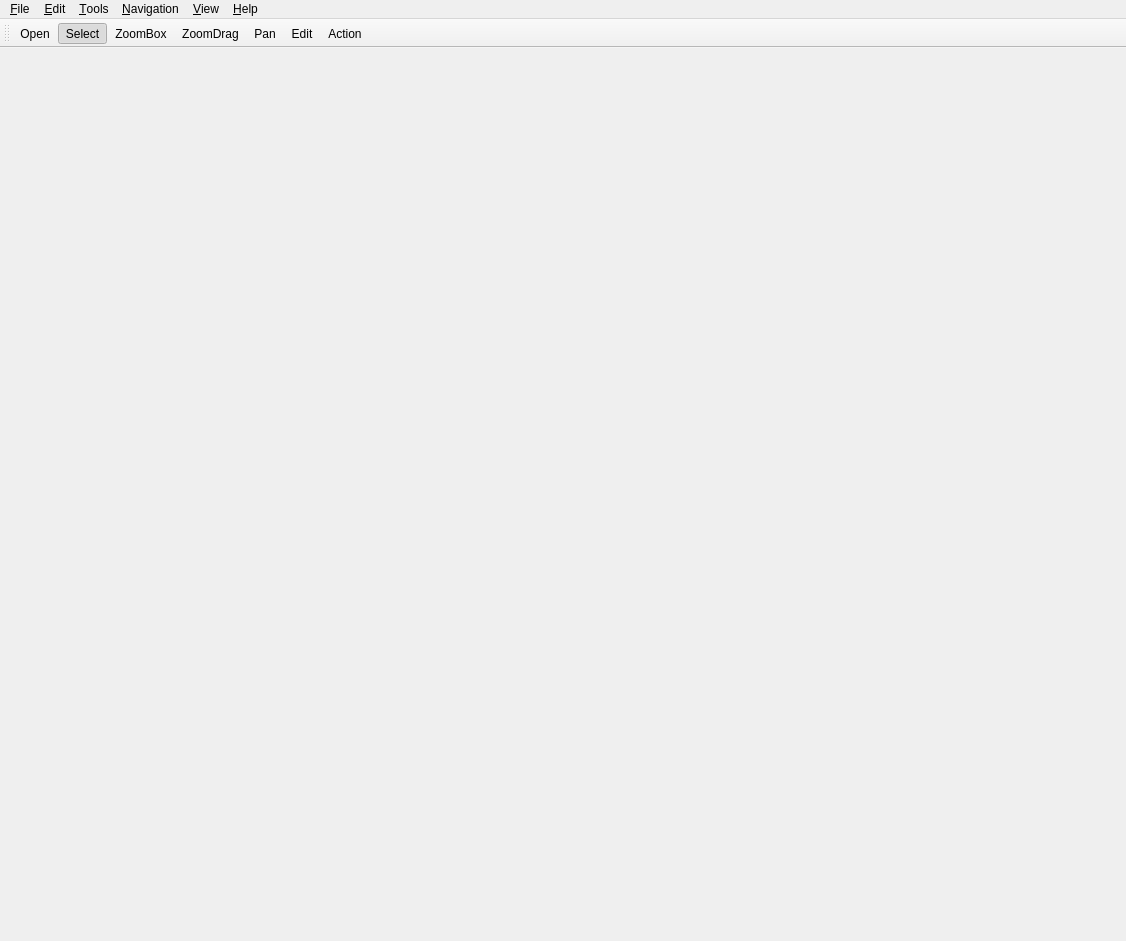
 <widget class="QMainWindow" name="MainWindowBase">
  <property name="geometry">
   <rect>
    <x>0</x>
    <y>0</y>
    <width>1126</width>
    <height>941</height>
   </rect>
  </property>
  <property name="maximumSize">
   <size>
    <width>9999</width>
    <height>9999</height>
   </size>
  </property>
  <property name="windowTitle">
   <string>Google Earth Fusion</string>
  </property>
  <widget class="QWidget" name="widget">
   <layout class="QGridLayout">
    <property name="leftMargin">
     <number>8</number>
    </property>
    <property name="topMargin">
     <number>8</number>
    </property>
    <property name="rightMargin">
     <number>8</number>
    </property>
    <property name="bottomMargin">
     <number>8</number>
    </property>
    <property name="spacing">
     <number>6</number>
    </property>
    <item row="0" column="0">
     <widget class="GfxView" name="gfxview" native="true">
      <property name="minimumSize">
       <size>
        <width>64</width>
        <height>64</height>
       </size>
      </property>
      <property name="maximumSize">
       <size>
        <width>2048</width>
        <height>2048</height>
       </size>
      </property>
      <property name="focusPolicy">
       <enum>Qt::StrongFocus</enum>
      </property>
     </widget>
    </item>
   </layout>
  </widget>
  <widget class="QToolBar" name="toolbar">
   <property name="label" stdset="0">
    <string>Toolbar</string>
   </property>
   <attribute name="toolBarArea">
    <enum>TopToolBarArea</enum>
   </attribute>
   <attribute name="toolBarBreak">
    <bool>false</bool>
   </attribute>
   <addaction name="fileOpenAction"/>
   <addaction name="select_tool"/>
   <addaction name="zoombox_tool"/>
   <addaction name="zoomdrag_tool"/>
   <addaction name="pan_tool"/>
   <addaction name="edit_tool"/>
   <addaction name="Grids"/>
  </widget>
  <widget class="QMenuBar" name="menubar">
   <property name="geometry">
    <rect>
     <x>0</x>
     <y>0</y>
     <width>1126</width>
     <height>22</height>
    </rect>
   </property>
   <widget class="QMenu" name="file_menu">
    <property name="title">
     <string>&amp;File</string>
    </property>
    <addaction name="fileOpenAction"/>
    <addaction name="fileExitAction"/>
   </widget>
   <widget class="QMenu" name="edit_menu">
    <property name="title">
     <string>&amp;Edit</string>
    </property>
    <addaction name="editEnableAllAction"/>
    <addaction name="editDisableAllAction"/>
    <addaction name="separator"/>
    <addaction name="editExpandAllAction"/>
    <addaction name="editCollapseAllAction"/>
    <addaction name="separator"/>
    <addaction name="editPrefsAction"/>
   </widget>
   <widget class="QMenu" name="tools_menu">
    <property name="title">
     <string>&amp;Tools</string>
    </property>
    <addaction name="assetManagerAction"/>
    <addaction name="placemarkManagerAction"/>
    <addaction name="featureEditorAction"/>
    <addaction name="iconAction"/>
    <addaction name="localeManagerAction"/>
    <addaction name="providerManagerAction"/>
    <addaction name="toolsPublisherAction"/>
    <addaction name="systemManagerAction"/>
   </widget>
   <widget class="QMenu" name="navigation_menu">
    <property name="title">
     <string>&amp;Navigation</string>
    </property>
    <addaction name="addPlacemarkAction"/>
    <addaction name="separator"/>
    <addaction name="resetViewAction"/>
   </widget>
   <widget class="QMenu" name="view_menu">
    <property name="title">
     <string>&amp;View</string>
    </property>
    <addaction name="viewProjectManagerAction"/>
    <addaction name="viewSelectionAction"/>
    <addaction name="separator"/>
    <addaction name="drawTexturesAction"/>
    <addaction name="toggleBaseAction"/>
    <addaction name="toggleAlphaAction"/>
    <addaction name="snapToLevelAction"/>
    <addaction name="separator"/>
   </widget>
   <widget class="QMenu" name="help_menu">
    <property name="title">
     <string>&amp;Help</string>
    </property>
    <addaction name="helpmanual"/>
    <addaction name="separator"/>
    <addaction name="helpAction"/>
   </widget>
   <addaction name="file_menu"/>
   <addaction name="edit_menu"/>
   <addaction name="tools_menu"/>
   <addaction name="navigation_menu"/>
   <addaction name="view_menu"/>
   <addaction name="help_menu"/>
  </widget>
  <action name="fileNewAction">
   <property name="icon">
    <iconset>
     <normaloff>filenew</normaloff>filenew</iconset>
   </property>
   <property name="text">
    <string>&amp;New</string>
   </property>
   <property name="iconText">
    <string>New</string>
   </property>
   <property name="shortcut">
    <string>Ctrl+N</string>
   </property>
   <property name="name" stdset="0">
    <cstring>fileNewAction</cstring>
   </property>
  </action>
  <action name="fileOpenAction">
   <property name="icon">
    <iconset>
     <normaloff>fileopen</normaloff>fileopen</iconset>
   </property>
   <property name="text">
    <string>&amp;Open...</string>
   </property>
   <property name="iconText">
    <string>Open</string>
   </property>
   <property name="toolTip">
    <string>Open File in Preview</string>
   </property>
   <property name="shortcut">
    <string>Ctrl+O</string>
   </property>
   <property name="name" stdset="0">
    <cstring>fileOpenAction</cstring>
   </property>
  </action>
  <action name="filePrintAction">
   <property name="icon">
    <iconset>
     <normaloff>print</normaloff>print</iconset>
   </property>
   <property name="text">
    <string>&amp;Print...</string>
   </property>
   <property name="iconText">
    <string>Print</string>
   </property>
   <property name="name" stdset="0">
    <cstring>filePrintAction</cstring>
   </property>
  </action>
  <action name="fileExitAction">
   <property name="icon">
    <iconset>
     <normaloff>exit.png</normaloff>exit.png</iconset>
   </property>
   <property name="text">
    <string>E&amp;xit</string>
   </property>
   <property name="iconText">
    <string>Exit</string>
   </property>
   <property name="shortcut">
    <string>Ctrl+Q</string>
   </property>
   <property name="name" stdset="0">
    <cstring>fileExitAction</cstring>
   </property>
  </action>
  <action name="Grids">
   <property name="checkable">
    <bool>true</bool>
   </property>
   <property name="icon">
    <iconset>
     <normaloff>grids.xpm</normaloff>grids.xpm</iconset>
   </property>
   <property name="text">
    <string>Action</string>
   </property>
   <property name="iconText">
    <string>Action</string>
   </property>
   <property name="toolTip">
    <string>Toggle Tile Grids</string>
   </property>
   <property name="shortcut">
    <string>G</string>
   </property>
   <property name="name" stdset="0">
    <cstring>Grids</cstring>
   </property>
  </action>
  <action name="addPlacemarkAction">
   <property name="text">
    <string>Add &amp;Favorite</string>
   </property>
   <property name="iconText">
    <string>Add &amp;Favorite</string>
   </property>
   <property name="shortcut">
    <string>Ctrl+B</string>
   </property>
   <property name="name" stdset="0">
    <cstring>addPlacemarkAction</cstring>
   </property>
  </action>
  <action name="resetViewAction">
   <property name="icon">
    <iconset>
     <normaloff>.</normaloff>.</iconset>
   </property>
   <property name="text">
    <string>&amp;Reset View</string>
   </property>
   <property name="iconText">
    <string>&amp;Reset View</string>
   </property>
   <property name="shortcut">
    <string>Ctrl+R</string>
   </property>
   <property name="name" stdset="0">
    <cstring>resetViewAction</cstring>
   </property>
  </action>
  <action name="editPrefsAction">
   <property name="text">
    <string>&amp;Preferences...</string>
   </property>
   <property name="iconText">
    <string>&amp;Preferences...</string>
   </property>
   <property name="toolTip">
    <string>Edit Preferences</string>
   </property>
   <property name="shortcut">
    <string>Ctrl+K</string>
   </property>
   <property name="name" stdset="0">
    <cstring>editPrefsAction</cstring>
   </property>
  </action>
  <action name="drawTexturesAction">
   <property name="text">
    <string>Toggle Textures</string>
   </property>
   <property name="iconText">
    <string>Toggle Textures</string>
   </property>
   <property name="shortcut">
    <string>Ctrl+2</string>
   </property>
   <property name="name" stdset="0">
    <cstring>drawTexturesAction</cstring>
   </property>
  </action>
  <action name="projectNewAction">
   <property name="icon">
    <iconset>
     <normaloff>project_new.png</normaloff>project_new.png</iconset>
   </property>
   <property name="text">
    <string>&amp;New</string>
   </property>
   <property name="iconText">
    <string>&amp;New</string>
   </property>
   <property name="name" stdset="0">
    <cstring>projectNewAction</cstring>
   </property>
  </action>
  <action name="projectOpenAction">
   <property name="icon">
    <iconset>
     <normaloff>project_open.png</normaloff>project_open.png</iconset>
   </property>
   <property name="text">
    <string>&amp;Open...</string>
   </property>
   <property name="iconText">
    <string>&amp;Open...</string>
   </property>
   <property name="name" stdset="0">
    <cstring>projectOpenAction</cstring>
   </property>
  </action>
  <action name="projectCloseAction">
   <property name="enabled">
    <bool>false</bool>
   </property>
   <property name="icon">
    <iconset>
     <normaloff>fileclose.png</normaloff>fileclose.png</iconset>
   </property>
   <property name="text">
    <string>&amp;Close</string>
   </property>
   <property name="iconText">
    <string>&amp;Close</string>
   </property>
   <property name="name" stdset="0">
    <cstring>projectCloseAction</cstring>
   </property>
  </action>
  <action name="projectSettingsAction">
   <property name="enabled">
    <bool>true</bool>
   </property>
   <property name="text">
    <string>&amp;Project Settings...</string>
   </property>
   <property name="iconText">
    <string>&amp;Project Settings...</string>
   </property>
   <property name="toolTip">
    <string>Project Settings...</string>
   </property>
   <property name="name" stdset="0">
    <cstring>projectSettingsAction</cstring>
   </property>
  </action>
  <action name="projectAddFileAction">
   <property name="enabled">
    <bool>false</bool>
   </property>
   <property name="text">
    <string>&amp;Add File...</string>
   </property>
   <property name="iconText">
    <string>&amp;Add File...</string>
   </property>
   <property name="name" stdset="0">
    <cstring>projectAddFileAction</cstring>
   </property>
  </action>
  <action name="toggleAlphaAction">
   <property name="text">
    <string>Cycle Mask Textures</string>
   </property>
   <property name="iconText">
    <string>Cycle Mask Textures</string>
   </property>
   <property name="shortcut">
    <string>Ctrl+4</string>
   </property>
   <property name="name" stdset="0">
    <cstring>toggleAlphaAction</cstring>
   </property>
  </action>
  <action name="toggleBaseAction">
   <property name="text">
    <string>Toggle Base Texture</string>
   </property>
   <property name="iconText">
    <string>Toggle Base Texture</string>
   </property>
   <property name="shortcut">
    <string>Ctrl+3</string>
   </property>
   <property name="name" stdset="0">
    <cstring>toggleBaseAction</cstring>
   </property>
  </action>
  <action name="buildProjectAction">
   <property name="enabled">
    <bool>false</bool>
   </property>
   <property name="icon">
    <iconset>
     <normaloff>make_kdevelop.png</normaloff>make_kdevelop.png</iconset>
   </property>
   <property name="text">
    <string>&amp;Build...</string>
   </property>
   <property name="iconText">
    <string>&amp;Build...</string>
   </property>
   <property name="name" stdset="0">
    <cstring>buildProjectAction</cstring>
   </property>
  </action>
  <action name="projectOverviewAction">
   <property name="text">
    <string>Over&amp;view...</string>
   </property>
   <property name="iconText">
    <string>Over&amp;view...</string>
   </property>
   <property name="name" stdset="0">
    <cstring>projectOverviewAction</cstring>
   </property>
  </action>
  <action name="projectSaveAction">
   <property name="enabled">
    <bool>false</bool>
   </property>
   <property name="icon">
    <iconset>
     <normaloff>project_save.png</normaloff>project_save.png</iconset>
   </property>
   <property name="text">
    <string>Save</string>
   </property>
   <property name="iconText">
    <string>Save</string>
   </property>
   <property name="name" stdset="0">
    <cstring>projectSaveAction</cstring>
   </property>
  </action>
  <action name="viewSelectionAction">
   <property name="text">
    <string>Attribute Table</string>
   </property>
   <property name="iconText">
    <string>Attribute Table</string>
   </property>
   <property name="shortcut">
    <string>Ctrl+1</string>
   </property>
   <property name="name" stdset="0">
    <cstring>viewSelectionAction</cstring>
   </property>
  </action>
  <action name="viewProjectManagerAction">
   <property name="text">
    <string>Preview List</string>
   </property>
   <property name="iconText">
    <string>Preview List</string>
   </property>
   <property name="shortcut">
    <string>Ctrl+0</string>
   </property>
   <property name="name" stdset="0">
    <cstring>viewProjectManagerAction</cstring>
   </property>
  </action>
  <action name="viewOpenFilesAction">
   <property name="text">
    <string>Open Files</string>
   </property>
   <property name="iconText">
    <string>Open Files</string>
   </property>
   <property name="shortcut">
    <string>Ctrl+0</string>
   </property>
   <property name="name" stdset="0">
    <cstring>viewOpenFilesAction</cstring>
   </property>
  </action>
  <action name="iconAction">
   <property name="text">
    <string>&amp;Icon Manager</string>
   </property>
   <property name="iconText">
    <string>&amp;Icon Manager</string>
   </property>
   <property name="statusTip">
    <string>Icon Manager</string>
   </property>
   <property name="shortcut">
    <string>Ctrl+I</string>
   </property>
   <property name="name" stdset="0">
    <cstring>iconAction</cstring>
   </property>
  </action>
  <action name="assetManagerAction">
   <property name="text">
    <string>&amp;Asset Manager</string>
   </property>
   <property name="iconText">
    <string>&amp;Asset Manager</string>
   </property>
   <property name="toolTip">
    <string>Asset Manager</string>
   </property>
   <property name="shortcut">
    <string>Ctrl+A</string>
   </property>
   <property name="name" stdset="0">
    <cstring>assetManagerAction</cstring>
   </property>
  </action>
  <action name="helpAction">
   <property name="text">
    <string>&amp;About</string>
   </property>
   <property name="iconText">
    <string>&amp;About</string>
   </property>
   <property name="toolTip">
    <string>About</string>
   </property>
   <property name="name" stdset="0">
    <cstring>helpAction</cstring>
   </property>
  </action>
  <action name="systemManagerAction">
   <property name="text">
    <string>System Manager</string>
   </property>
   <property name="iconText">
    <string>System Manager</string>
   </property>
   <property name="toolTip">
    <string>System Manager</string>
   </property>
   <property name="statusTip">
    <string>System Manager</string>
   </property>
   <property name="shortcut">
    <string/>
   </property>
   <property name="name" stdset="0">
    <cstring>systemManagerAction</cstring>
   </property>
  </action>
  <action name="providerManagerAction">
   <property name="text">
    <string>Pro&amp;vider Manager</string>
   </property>
   <property name="iconText">
    <string>Pro&amp;vider Manager</string>
   </property>
   <property name="toolTip">
    <string>Provider Manager</string>
   </property>
   <property name="shortcut">
    <string>Ctrl+V</string>
   </property>
   <property name="name" stdset="0">
    <cstring>providerManagerAction</cstring>
   </property>
  </action>
  <action name="placemarkManagerAction">
   <property name="text">
    <string>Favorites Manager</string>
   </property>
   <property name="iconText">
    <string>Favorites Manager</string>
   </property>
   <property name="shortcut">
    <string>Ctrl+F</string>
   </property>
   <property name="name" stdset="0">
    <cstring>placemarkManagerAction</cstring>
   </property>
  </action>
  <action name="helpmanual">
   <property name="text">
    <string>&amp;Contents</string>
   </property>
   <property name="iconText">
    <string>&amp;Contents</string>
   </property>
   <property name="name" stdset="0">
    <cstring>helpmanual</cstring>
   </property>
  </action>
  <action name="editSelectAllAction">
   <property name="enabled">
    <bool>false</bool>
   </property>
   <property name="text">
    <string>Select All</string>
   </property>
   <property name="iconText">
    <string>Select All</string>
   </property>
   <property name="toolTip">
    <string>Selects all features of current layer</string>
   </property>
   <property name="name" stdset="0">
    <cstring>editSelectAllAction</cstring>
   </property>
  </action>
  <action name="editEnableAllAction">
   <property name="text">
    <string>&amp;Enable All Layers</string>
   </property>
   <property name="iconText">
    <string>&amp;Enable All Layers</string>
   </property>
   <property name="toolTip">
    <string>Enable All Layers</string>
   </property>
   <property name="name" stdset="0">
    <cstring>editEnableAllAction</cstring>
   </property>
  </action>
  <action name="editDisableAllAction">
   <property name="text">
    <string>&amp;Disable All Layers</string>
   </property>
   <property name="iconText">
    <string>&amp;Disable All Layers</string>
   </property>
   <property name="toolTip">
    <string>Disable All Layers</string>
   </property>
   <property name="name" stdset="0">
    <cstring>editDisableAllAction</cstring>
   </property>
  </action>
  <action name="editExpandAllAction">
   <property name="text">
    <string>E&amp;xpand All Layers</string>
   </property>
   <property name="iconText">
    <string>E&amp;xpand All Layers</string>
   </property>
   <property name="toolTip">
    <string>Expand All Layers</string>
   </property>
   <property name="name" stdset="0">
    <cstring>editExpandAllAction</cstring>
   </property>
  </action>
  <action name="editCollapseAllAction">
   <property name="text">
    <string>&amp;Collapse All Layers</string>
   </property>
   <property name="iconText">
    <string>&amp;Collapse All Layers</string>
   </property>
   <property name="toolTip">
    <string>Collapse All Layers</string>
   </property>
   <property name="name" stdset="0">
    <cstring>editCollapseAllAction</cstring>
   </property>
  </action>
  <action name="streamServerManagerAction">
   <property name="text">
    <string>S&amp;tream Server Manager</string>
   </property>
   <property name="iconText">
    <string>S&amp;tream Server Manager</string>
   </property>
   <property name="toolTip">
    <string>Stream Server Manager</string>
   </property>
   <property name="name" stdset="0">
    <cstring>streamServerManagerAction</cstring>
   </property>
  </action>
  <action name="databaseViewerAction">
   <property name="text">
    <string>Database Viewer</string>
   </property>
   <property name="iconText">
    <string>Database Viewer</string>
   </property>
   <property name="name" stdset="0">
    <cstring>databaseViewerAction</cstring>
   </property>
  </action>
  <action name="featureEditorAction">
   <property name="text">
    <string>&amp;Feature Editor</string>
   </property>
   <property name="iconText">
    <string>&amp;Feature Editor</string>
   </property>
   <property name="shortcut">
    <string/>
   </property>
   <property name="name" stdset="0">
    <cstring>featureEditorAction</cstring>
   </property>
  </action>
  <action name="localeManagerAction">
   <property name="text">
    <string>Locale Manager</string>
   </property>
   <property name="iconText">
    <string>Locale Manager</string>
   </property>
   <property name="name" stdset="0">
    <cstring>localeManagerAction</cstring>
   </property>
  </action>
  <action name="snapToLevelAction">
   <property name="checkable">
    <bool>true</bool>
   </property>
   <property name="text">
    <string>Snap To Level</string>
   </property>
   <property name="iconText">
    <string>Snap To Level</string>
   </property>
   <property name="shortcut">
    <string>Ctrl+5</string>
   </property>
   <property name="name" stdset="0">
    <cstring>snapToLevelAction</cstring>
   </property>
  </action>
  <action name="toolsAction">
   <property name="text">
    <string/>
   </property>
   <property name="iconText">
    <string/>
   </property>
   <property name="name" stdset="0">
    <cstring>toolsAction</cstring>
   </property>
  </action>
  <action name="toolsPublisherAction">
   <property name="text">
    <string>&amp;Server Associations Manager</string>
   </property>
   <property name="iconText">
    <string>&amp;Server Associations Manager</string>
   </property>
   <property name="shortcut">
    <string>Ctrl+S</string>
   </property>
   <property name="name" stdset="0">
    <cstring>toolsPublisherAction</cstring>
   </property>
  </action>
  <actiongroup name="toolModes">
   <action name="select_tool">
    <property name="checkable">
     <bool>true</bool>
    </property>
    <property name="checked">
     <bool>true</bool>
    </property>
    <property name="icon">
     <iconset>
      <normaloff>select.xpm</normaloff>select.xpm</iconset>
    </property>
    <property name="text">
     <string>Select</string>
    </property>
    <property name="iconText">
     <string>Select</string>
    </property>
    <property name="toolTip">
     <string>Enter Select Mode</string>
    </property>
    <property name="shortcut">
     <string>S</string>
    </property>
    <property name="name" stdset="0">
     <cstring>select_tool</cstring>
    </property>
   </action>
   <action name="zoombox_tool">
    <property name="checkable">
     <bool>true</bool>
    </property>
    <property name="icon">
     <iconset>
      <normaloff>zoombox.xpm</normaloff>zoombox.xpm</iconset>
    </property>
    <property name="text">
     <string>ZoomBox</string>
    </property>
    <property name="iconText">
     <string>ZoomBox</string>
    </property>
    <property name="toolTip">
     <string>Enter Zoom Box Mode</string>
    </property>
    <property name="shortcut">
     <string>Z</string>
    </property>
    <property name="name" stdset="0">
     <cstring>zoombox_tool</cstring>
    </property>
   </action>
   <action name="zoomdrag_tool">
    <property name="checkable">
     <bool>true</bool>
    </property>
    <property name="icon">
     <iconset>
      <normaloff>zoomdrag.xpm</normaloff>zoomdrag.xpm</iconset>
    </property>
    <property name="text">
     <string>ZoomDrag</string>
    </property>
    <property name="iconText">
     <string>ZoomDrag</string>
    </property>
    <property name="toolTip">
     <string>Enter Zoom Drag Mode</string>
    </property>
    <property name="shortcut">
     <string>D</string>
    </property>
    <property name="name" stdset="0">
     <cstring>zoomdrag_tool</cstring>
    </property>
   </action>
   <action name="pan_tool">
    <property name="checkable">
     <bool>true</bool>
    </property>
    <property name="icon">
     <iconset>
      <normaloff>hand.xpm</normaloff>hand.xpm</iconset>
    </property>
    <property name="text">
     <string>Pan</string>
    </property>
    <property name="iconText">
     <string>Pan</string>
    </property>
    <property name="toolTip">
     <string>Enter Pan Mode</string>
    </property>
    <property name="shortcut">
     <string>P</string>
    </property>
    <property name="name" stdset="0">
     <cstring>pan_tool</cstring>
    </property>
   </action>
   <action name="edit_tool">
    <property name="checkable">
     <bool>true</bool>
    </property>
    <property name="icon">
     <iconset>
      <normaloff>edit_tool.png</normaloff>edit_tool.png</iconset>
    </property>
    <property name="text">
     <string>Edit</string>
    </property>
    <property name="iconText">
     <string>Edit</string>
    </property>
    <property name="toolTip">
     <string>Enter Edit Mode</string>
    </property>
    <property name="shortcut">
     <string>E</string>
    </property>
    <property name="name" stdset="0">
     <cstring>edit_tool</cstring>
    </property>
   </action>
   <property name="name" stdset="0">
    <cstring>toolModes</cstring>
   </property>
  </actiongroup>
  <actiongroup name="projectOpenRecent">
   <property name="name" stdset="0">
    <cstring>projectOpenRecent</cstring>
   </property>
  </actiongroup>
 </widget>
